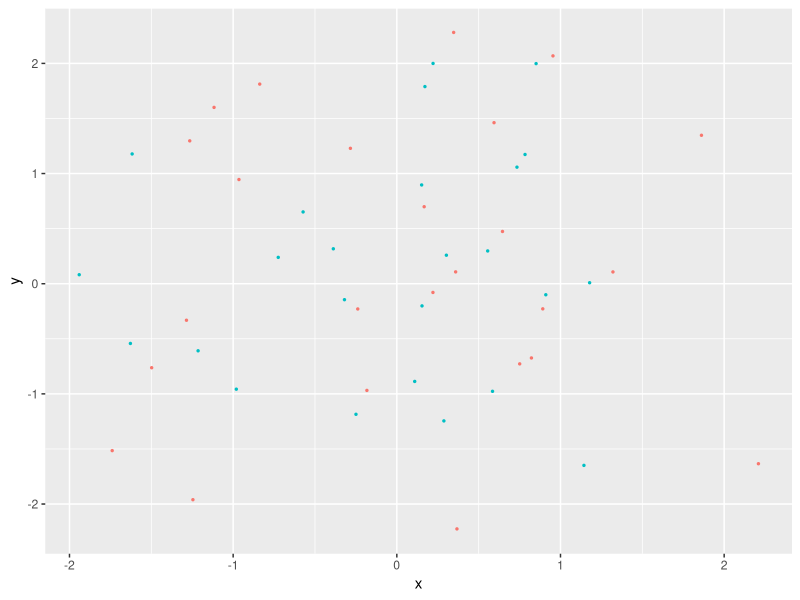
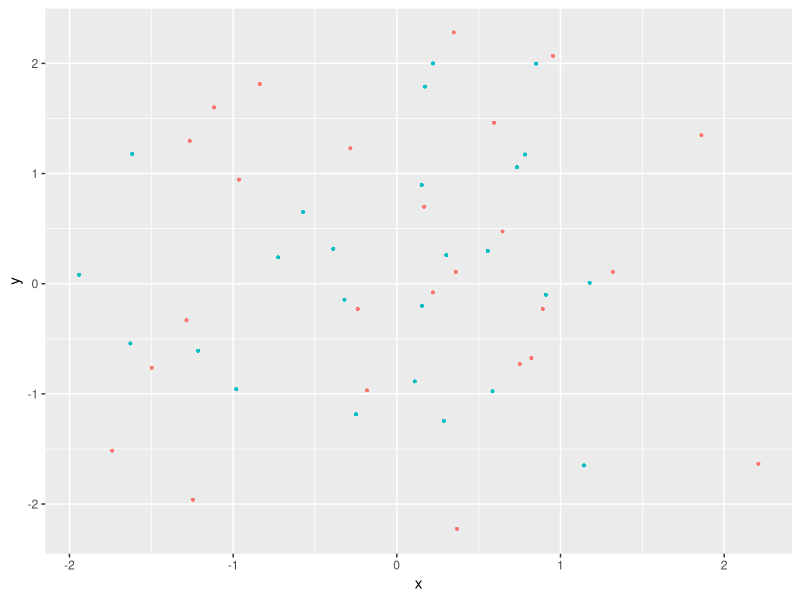
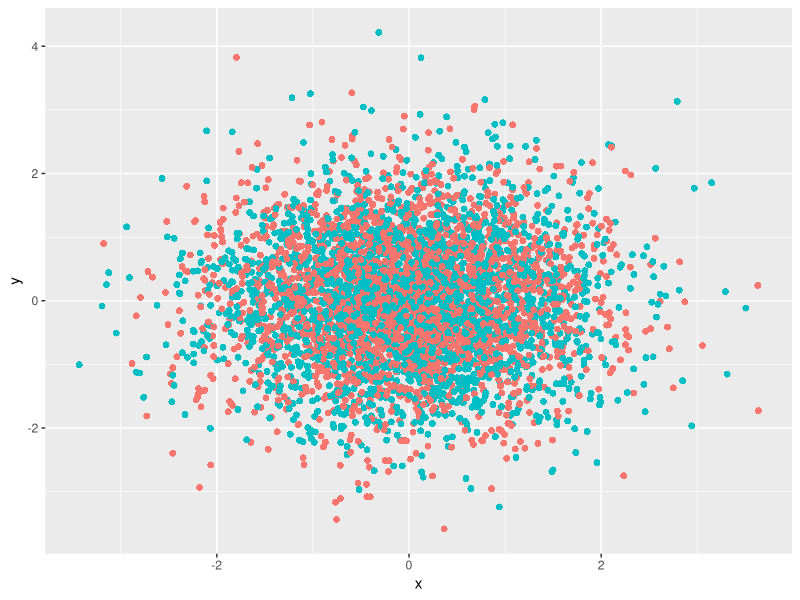
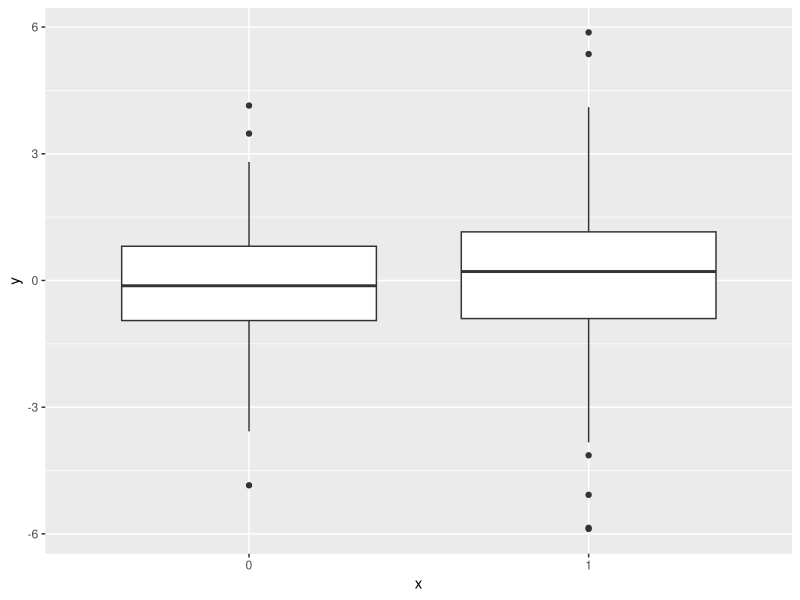
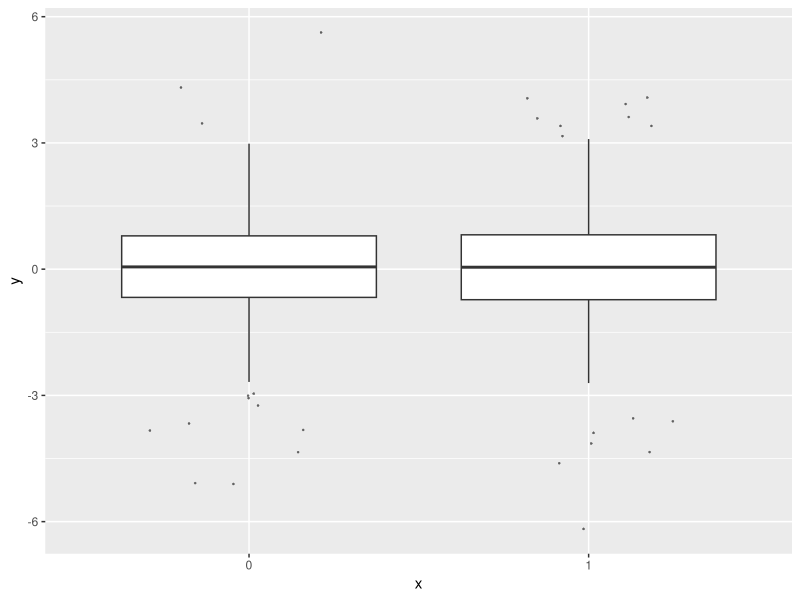
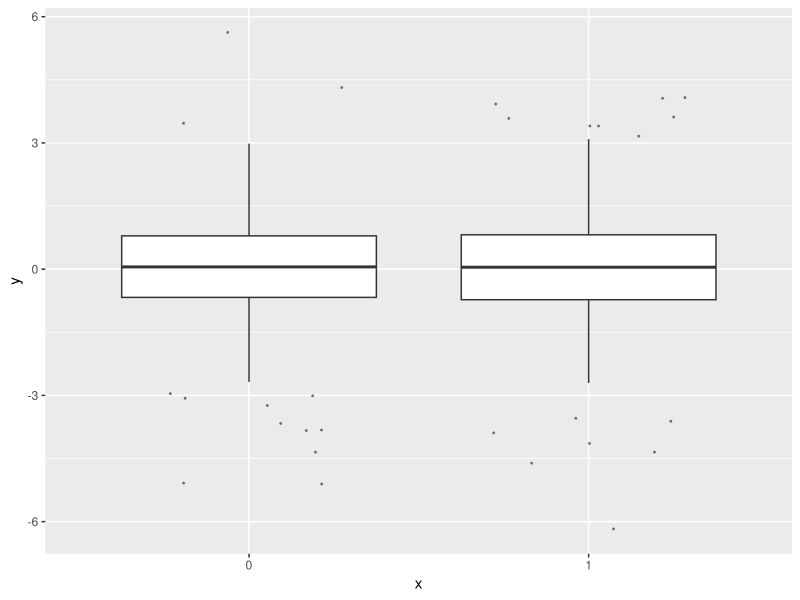
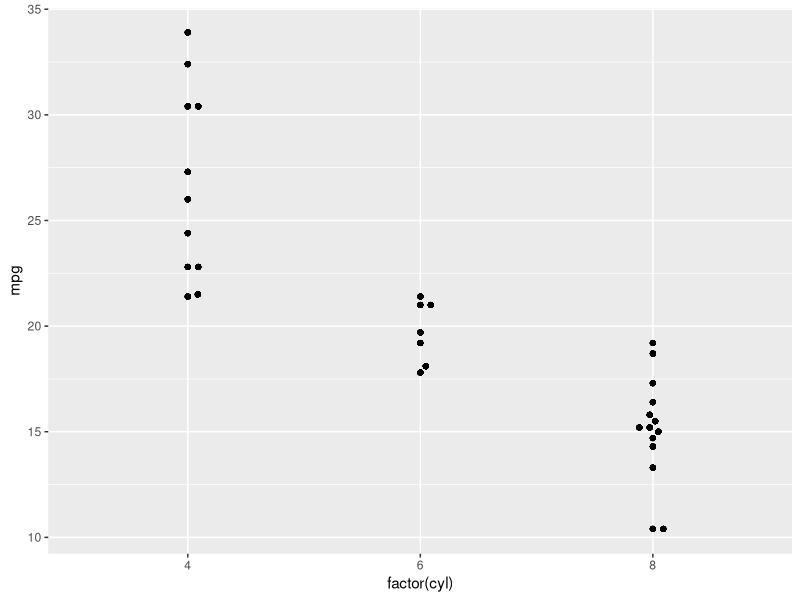
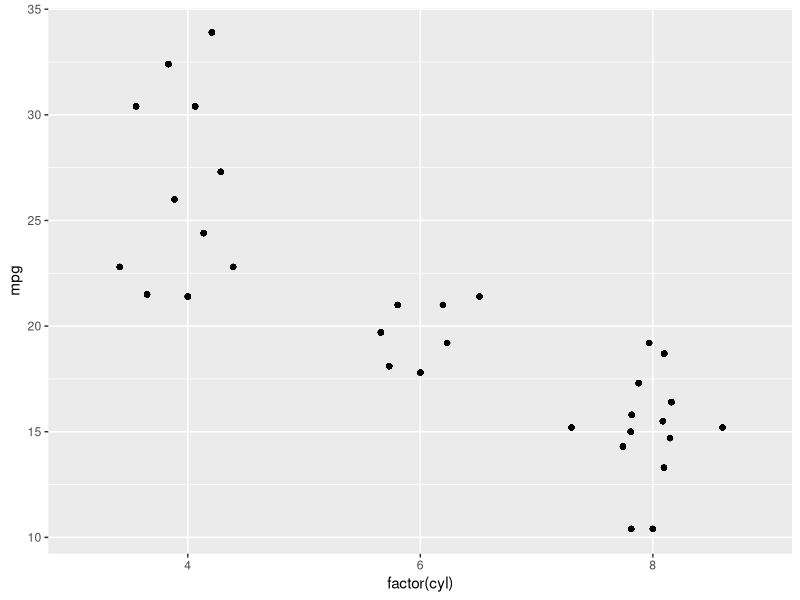

The R script that drew these images, in order:
## ----setup, include = FALSE---------------------------------------------------
knitr::opts_chunk$set(
  collapse = TRUE,
  comment = "#>"
)

## ---- fig.width=4, fig.height=4-----------------------------------------------
library(ggplot2)
library(ggrastr)

points_num <- 50  
df <- data.frame(x=rnorm(points_num), y=rnorm(points_num), c=as.factor(1:points_num %% 2))
gg <- ggplot(df, aes(x=x, y=y, color=c)) + scale_color_discrete(guide=FALSE)

gg_vec <- gg + geom_point(size=0.5)
print(gg_vec)

## ---- fig.width=4, fig.height=4-----------------------------------------------
gg_rast <- gg + geom_point_rast(size=0.5)
print(gg_rast)

## -----------------------------------------------------------------------------
PrintFileSize <- function(gg, name) {
  invisible(ggsave('tmp.pdf', gg, width=4, height=4))
  cat(name, ': ', file.info('tmp.pdf')$size / 1024, ' Kb.\n', sep = '')
  unlink('tmp.pdf')
}

PrintFileSize(gg_rast, 'Raster')
PrintFileSize(gg_vec, 'Vector')

## -----------------------------------------------------------------------------
points_num <- 1000000
df <- data.frame(x=rnorm(points_num), y=rnorm(points_num), c=as.factor(1:points_num %% 2))
gg <- ggplot(df, aes(x=x, y=y, color=c)) + scale_color_discrete(guide=FALSE)

gg_vec <- gg + geom_point(size=0.5)
gg_rast <- gg + geom_point_rast(size=0.5)

PrintFileSize(gg_rast, 'Raster')
PrintFileSize(gg_vec, 'Vector')

## ---- fig.width=4, fig.height=4-----------------------------------------------
library(ggplot2)
library(ggrastr)

points_num <- 5000 
df <- data.frame(x=rnorm(points_num), y=rnorm(points_num), c=as.factor(1:points_num %% 2))
gg <- ggplot(df, aes(x=x, y=y, color=c)) + scale_color_discrete(guide=FALSE)

gg_jitter_rast <- gg + geom_jitter_rast(raster.dpi=600)
print(gg_jitter_rast)

## -----------------------------------------------------------------------------
library(ggplot2)
library(ggrastr)

coords <- expand.grid(1:500, 1:500)
coords$Value <- 1 / apply(as.matrix(coords), 1, function(x) sum((x - c(50, 50))^2)^0.01)
gg_tile_vec <- ggplot(coords) + geom_tile(aes(x=Var1, y=Var2, fill=Value))
gg_tile_rast <- ggplot(coords) + geom_tile_rast(aes(x=Var1, y=Var2, fill=Value))

## -----------------------------------------------------------------------------
PrintFileSize(gg_tile_rast, 'Raster')
PrintFileSize(gg_tile_vec, 'Vector')

## ---- fig.width=5, fig.height=4-----------------------------------------------
library(ggplot2)
library(ggrastr)

points_num <- 500
df <- data.frame(x=as.factor(1:points_num %% 2), y=log(abs(rcauchy(points_num))))
gg <- ggplot(df, aes(x=x, y=y)) + scale_color_discrete(guide=FALSE)

boxplot <- gg + geom_boxplot()
print(boxplot)

## ---- fig.width=4, fig.height=3-----------------------------------------------
points_num <- 500
df <- data.frame(x=as.factor(1:points_num %% 2), y=log(abs(rcauchy(points_num))))
gg <- ggplot(df, aes(x=x, y=y)) + scale_color_discrete(guide=FALSE)

gg_box_vec <- gg + geom_boxplot_jitter(outlier.size=0.1, outlier.jitter.width=0.3, outlier.alpha=0.5)
print(gg_box_vec)

## ---- fig.width=4, fig.height=3-----------------------------------------------
gg_box_rast <- gg + geom_boxplot_jitter(outlier.size=0.1, outlier.jitter.width=0.3, outlier.alpha=0.5, raster=TRUE, raster.dpi=200)
print(gg_box_rast)

## -----------------------------------------------------------------------------
PrintFileSize(gg_box_rast, 'Raster')
PrintFileSize(gg_box_vec, 'Vector')

## -----------------------------------------------------------------------------
library(ggplot2)
library(ggrastr)

ggplot(mtcars) + geom_beeswarm_rast(aes(x = factor(cyl), y=mpg), raster.dpi=600, cex=1.5)

## -----------------------------------------------------------------------------
library(ggplot2)
library(ggrastr)

ggplot(mtcars) + geom_quasirandom_rast(aes(x = factor(cyl), y=mpg), raster.dpi=600)

## ---- fig.width=3, fig.height=4-----------------------------------------------
points_num <- 10
df <- data.frame(x=rnorm(points_num), y=rnorm(points_num), c=as.factor(1:points_num %% 2))
ggplot(df, aes(x=x, y=y, color=c)) + geom_point_rast(size=0.5)

## ---- fig.width=3, fig.height=4-----------------------------------------------
points_num <- 10
df <- data.frame(x=rnorm(points_num), y=rnorm(points_num), c=as.factor(1:points_num %% 2))
ggplot(df, aes(x=x, y=y, color=c)) + geom_point_rast(size=0.5, raster.width = 1)
